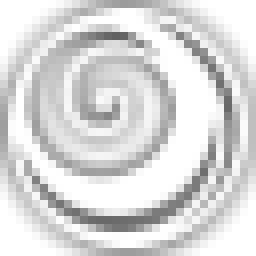
#> input picture aspect_images/aer.png, 32 x 32 px (shown 8 times larger); its folder holds only this picture in this run
$ python prebake_colored_aspects.py
#> lines starting #> are read from the running program, lines starting #| are printed output that depends on the picture
#> (reads aspect_registry.json from the repository)
#!/usr/bin/env python3
"""
Prebake colored aspect images from grayscale PNGs.
Reads aspect_registry.json and creates colored versions of each aspect.
"""

import json
from PIL import Image
import os

def hex_to_rgb(hex_color):
    """Convert hex color to RGB tuple."""
    hex_color = hex_color.lstrip('#')
    return tuple(int(hex_color[i:i+2], 16) for i in (0, 2, 4))

def colorize_image(input_path, output_path, hex_color):
    """
    Colorize a grayscale image with the given color.
    Uses multiply blend mode: grayscale * color
    """
#> called with input_path = 'aspect_images/aer.png', output_path = 'aspect_images_colored/aer.png', hex_color = '#FFFF7E'
    # Load the grayscale image
    img = Image.open(input_path).convert('RGBA')
#> img is the input picture: PIL image 32x32 RGBA; mean R, G, B, A 113.3, 113.3, 113.3, 137.5

    # Get the color
    r, g, b = hex_to_rgb(hex_color)

    # Create a color overlay
    colored = Image.new('RGBA', img.size)
#> colored: PIL image 32x32 RGBA; every value is 0
    pixels = colored.load()
    src_pixels = img.load()

    for y in range(img.size[1]):
        for x in range(img.size[0]):
            src_r, src_g, src_b, src_a = src_pixels[x, y]

            # Multiply blend mode
            new_r = int((src_r / 255.0) * r)
            new_g = int((src_g / 255.0) * g)
            new_b = int((src_b / 255.0) * b)

            pixels[x, y] = (new_r, new_g, new_b, src_a)

    # Save the colored image
    colored.save(output_path, 'PNG')
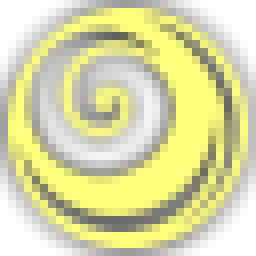
#> saved as aer.png: PIL image 32x32 RGBA (shown 8 times larger); mean R, G, B, A 113.3, 113.3, 55.8, 137.5; transparent parts drawn white
    return True

def main():
    print("Prebaking Colored Aspect Images")
    print("=" * 50)

    # Load aspect registry
    print("Loading aspect_registry.json...")
    with open('aspect_registry.json', 'r', encoding='utf-8') as f:
        registry = json.load(f)

    print(f"Found {len(registry['aspects'])} aspects")

    # Create output directory
    output_dir = 'aspect_images_colored'
    os.makedirs(output_dir, exist_ok=True)
    print(f"Created output directory: {output_dir}/")

    # Process each aspect
    success_count = 0
    error_count = 0

    for aspect in registry['aspects']:
        tag = aspect['tag']
        color = aspect['hexColor']
        input_path = f"aspect_images/{tag}.png"
        output_path = f"{output_dir}/{tag}.png"

        if not os.path.exists(input_path):
            print(f"[ERROR] {tag}: File not found")
            error_count += 1
            continue

        try:
            colorize_image(input_path, output_path, color)
            print(f"[OK] {tag}: {color}")
            success_count += 1
        except Exception as e:
            print(f"[ERROR] {tag}: {e}")
            error_count += 1

    print("\n" + "=" * 50)
    print(f"Successfully colored: {success_count}")
    print(f"Errors: {error_count}")
    print(f"Output directory: {output_dir}/")
    print("\nNext step: Update index.html to use 'aspect_images_colored' instead of 'aspect_images'")

if __name__ == '__main__':
    main()
